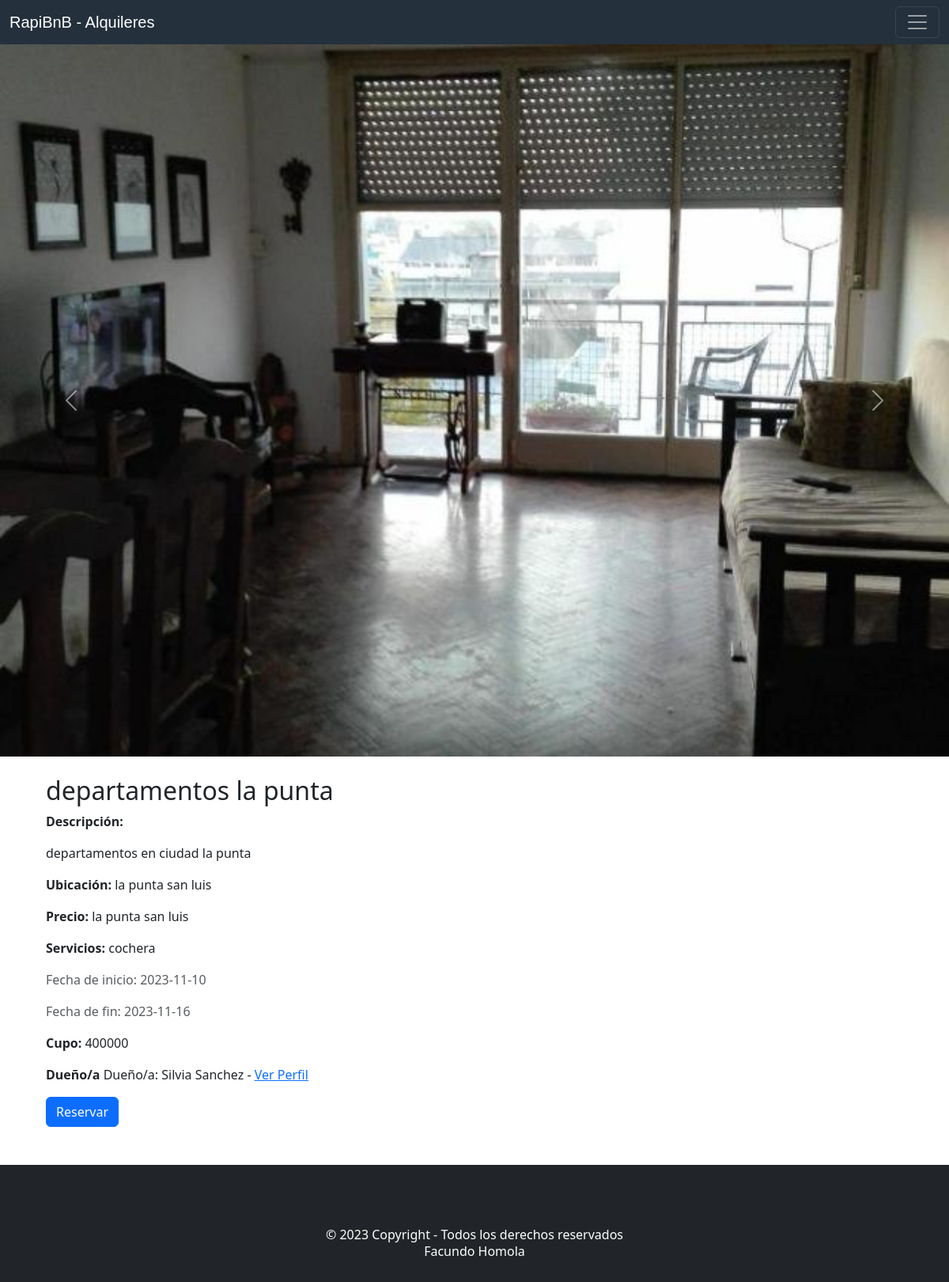
Screenshot of /propiedad.php?idalquiler=27 with the database file from the repository.
### tables this page shows
CREATE TABLE `usuarios` (
  `id_user` int(11) NOT NULL,
  `nombre` varchar(250) NOT NULL,
  `edad` int(11) NOT NULL,
  `telefono` varchar(50) NOT NULL,
  `descripcion` text NOT NULL,
  `imagen` varchar(250) NOT NULL,
  `user` varchar(250) NOT NULL,
  `pass` varchar(250) NOT NULL
);

CREATE TABLE `fotos` (
  `id_foto` int(11) NOT NULL,
  `nombre` varchar(250) NOT NULL,
  `id_alquiler` int(11) NOT NULL
);

CREATE TABLE `alquileres` (
  `id` int(11) NOT NULL,
  `titulo` varchar(250) NOT NULL,
  `descripcion` text NOT NULL,
  `ubicacion` varchar(250) NOT NULL,
  `servicios` varchar(250) NOT NULL,
  `costo` int(11) NOT NULL,
  `tminimo` date NOT NULL,
  `tmaximo` date NOT NULL,
  `cupo` int(11) NOT NULL,
  `id_user` int(11) NOT NULL,
  `estado_alquiler` int(11) NOT NULL
);

### propiedad.php (the view, shortened to what this page needs)
<!DOCTYPE html>
<html lang="en">
<head>
    <link href="css/bootstrap.min.css" rel="stylesheet">
    <link href="css/style.css" rel="stylesheet">
</head>
<body>
<?php
    require('includes/header.php');
?>
<?php
include('bd/cn.php');
if (isset($_SESSION['user'])) {
  $user = $_SESSION['user'];
}else{
  $user = 0;
}
$idalquiler = $_GET['idalquiler'];
$sql_alquiler = "SELECT * FROM alquileres WHERE id = '$idalquiler'";
$result_alquiler = mysqli_query($conexion, $sql_alquiler);
$mostrar_alquiler = mysqli_fetch_array($result_alquiler);
$titulo = $mostrar_alquiler['titulo'];
$descripcion = $mostrar_alquiler['descripcion'];
$ubicacion = $mostrar_alquiler['ubicacion'];
$servicios = $mostrar_alquiler['servicios'];
$tminimo = $mostrar_alquiler['tminimo'];
$tmaximo = $mostrar_alquiler['tmaximo'];
$cupo = $mostrar_alquiler['cupo'];
$iduser = $mostrar_alquiler['id_user'];
$sql_users = "SELECT * FROM usuarios WHERE id_user = '$iduser'";
$result_user = mysqli_query($conexion, $sql_users);
$mostrar_user = mysqli_fetch_array($result_user);
$name_user = $mostrar_user['user'];
$nombre = $mostrar_user['nombre'];
$sql_foto = "SELECT * FROM fotos WHERE id_alquiler = '$idalquiler'";
$result_foto = mysqli_query($conexion, $sql_foto);
$ruta = "files/" . $name_user . "/" . "$idalquiler" . "/";
?>
<div id="carouselExample" class="carousel slide">
  <div class="carousel-inner">
    <?php
    $mostrar_foto = mysqli_fetch_array($result_foto);
    $foto_nombre = $mostrar_foto['nombre'];
    ?>
    <div class="carousel-item active">
      <img src=" <?php echo $ruta . $foto_nombre; ?> " class="d-block w-100" alt="...">
    </div>
  </div>
  <button class="carousel-control-prev" type="button" data-bs-target="#carouselExample" data-bs-slide="prev">
    <span class="carousel-control-prev-icon" aria-hidden="true"></span>
  </button>
  <button class="carousel-control-next" type="button" data-bs-target="#carouselExample" data-bs-slide="next">
    <span class="carousel-control-next-icon" aria-hidden="true"></span>
  </button>
</div>
<div class="container-lg">
    <div class="row">
        <div class="col-12 col-md-9 col-lg-9 col-sm-12 mt-2 mb-2">
            <div class="container p-3">
                <h2> <?php echo $titulo; ?> </h2>
                <p>
                    <b>Descripción: </b>
                </p>
                <p> <?php echo $descripcion; ?> </p>
                <p>
                  <b>Ubicación: </b> <?php echo $ubicacion; ?>
                </p>
                <p>
                  <b>Precio: </b> <?php echo $ubicacion; ?>
                </p>
                <p>
                  <b>Servicios: </b> <?php echo $servicios; ?>
                </p>
                <p class="text-muted">Fecha de inicio: <?php echo $tminimo; ?> </p>
                <p class="text-muted">Fecha de fin: <?php echo $tmaximo; ?> </p>
                <p><b>Cupo: </b> <?php echo $cupo; ?> </p>
                <p><b>Dueño/a</b> Dueño/a: <?php echo $nombre; ?> - <a href="duenio.php?duenio=<?php echo $name_user; ?>">Ver Perfil</a> </p>
                <?php
                  if ($user != 0) {
                    ?>
                    <a class="btn btn-primary" href="reservar.php?idalquiler=<?php echo $idalquiler; ?>&solicitante=<?php echo $user; ?>&duenio=<?php echo $name_user; ?>">Reservar</a>
                  <?php
                  }else{
                    ?>
                    <button class="btn btn-primary" onclick="novalido();">Reservar</button>
                  <?php
                  }
                ?>
            </div>
        </div>
    </div>
</div>
<?php
    require('includes/footer.php');
?>
</body>
</html>

### css/style.css (style rules this page uses)
* { margin: 0; padding: 0; box-sizing: border-box; }

### rows the page displays
usuarios: user.nombre (picture), nombre "Silvia Sanchez"
alquileres: titulo "departamentos la punta", descripcion "departamentos en ciudad la punta", ubicacion "la punta san luis", servicios "cochera", tminimo "2023-11-10", tmaximo "2023-11-16", cupo "400000"
